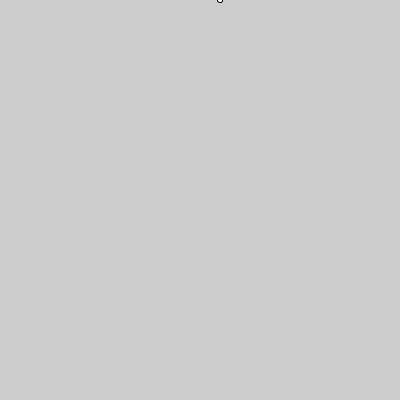
Frame 1 (no input)
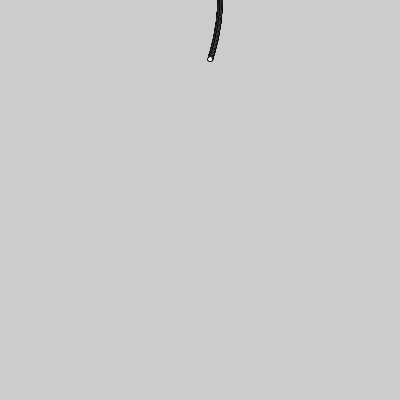
Frame 60 (the mouse pressed at the canvas centre just before this capture)
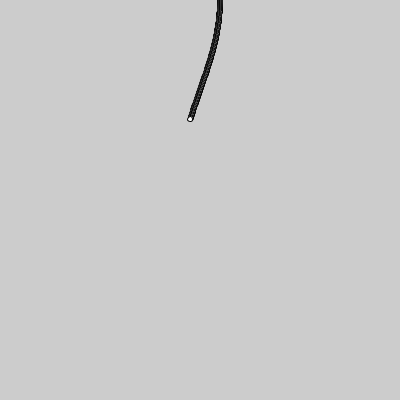
Frame 120 (the mouse held since frame 60 and released just before this capture)

The Processing sketch that drew these frames (run headless with seeded random() and noise(); from frame 60 on, the mouse is pressed at the canvas centre):

// Processing sketch: gravity_plus_cosine_equals_curves
// ── gravity_plus_cosine_equals_curves.pde
float x, y;
float adjustedX;
float angle;
int radius;

void setup() {
  size(400,400);
  rectMode(CENTER); 
  radius = 40;
  y = 0;
  x = 0;
  smooth();
}

void draw() {
    // origin + cosine of the angle times half the radius
    adjustedX = x + cos(radians(angle))*(radius/2);
      //start in the middle and add the lil bit that adjustedX is
      ellipse((width/2) + adjustedX, y, 5, 5);
    //now we increment angle by 1 so that adjustedX is affected
    angle++;
    y++;
}
